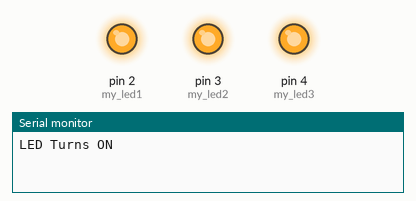
Bench run of a sketch on a simulated Arduino Uno, built with avr-gcc and run on an emulated ATmega328P. Shown: output pins drawn as LEDs (lit = HIGH), the last lines printed to the serial monitor.

Above: at 0.5 s.
At 3.5 s:
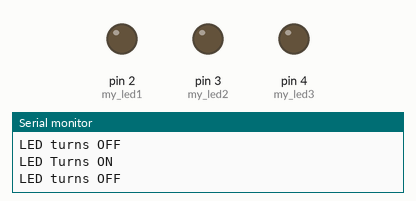
Timing chart, 0 to 4.6 s (numbered marks = the images above):
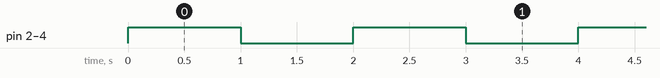

Measured:
- by itself, pin 2 (my_led1), pin 3 (my_led2), pin 4 (my_led3): alternates HIGH for 1.0 s and LOW for 1.0 s

The sketch:

parallel_LED_blinking.ino
```cpp
#define my_led1 2
#define my_led2 3
#define my_led3 4

void setup() {
  pinMode(my_led1,OUTPUT);
  pinMode(my_led2,OUTPUT);
  pinMode(my_led3,OUTPUT);
  Serial.begin(9600);
}

void loop() {
  //LED ON
   digitalWrite(my_led1,HIGH);
   digitalWrite(my_led2,HIGH);
   digitalWrite(my_led3,HIGH);
  Serial.println("LED Turns ON");
  delay(1000);

  //LED OFF
  digitalWrite(my_led1, LOW);
  digitalWrite(my_led2, LOW);
  digitalWrite(my_led3, LOW);
  Serial.println("LED turns OFF");
  delay(1000);
}
```
